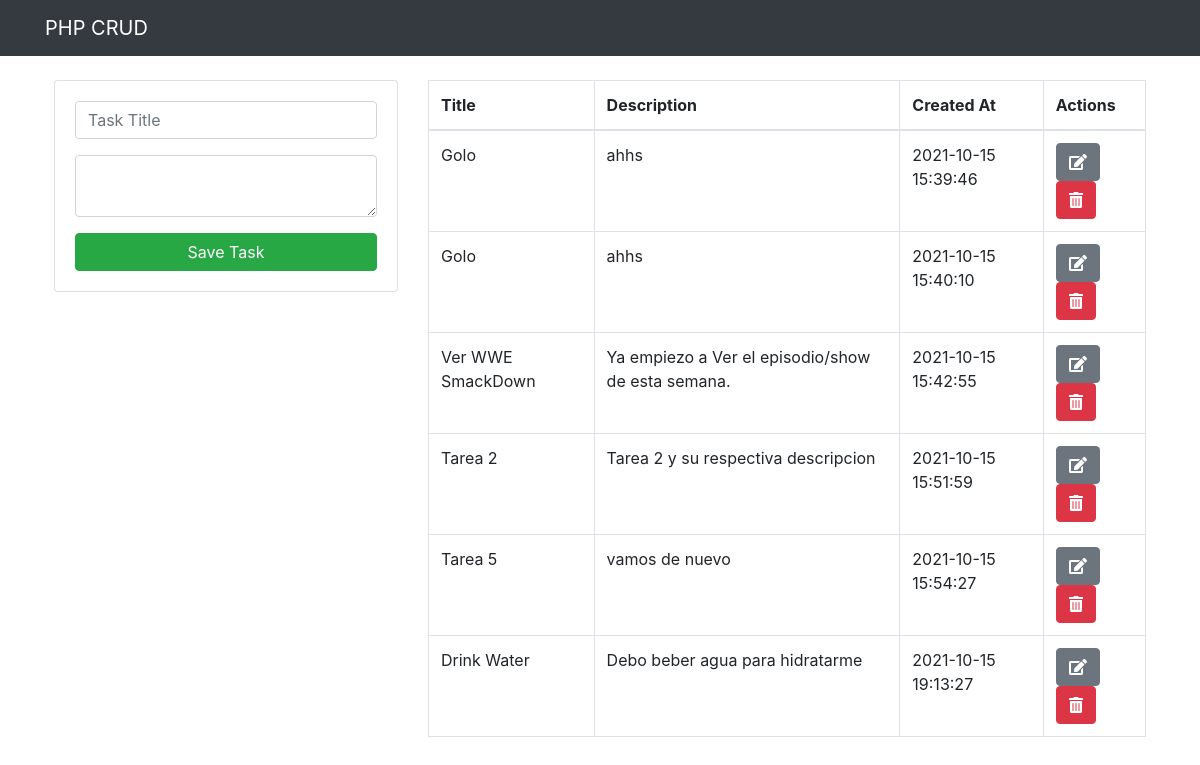
The page / on the database its author committed.
### tables this page shows
CREATE TABLE `task` (
  `id` int(11) NOT NULL AUTO_INCREMENT,
  `title` varchar(255) NOT NULL,
  `description` text NOT NULL,
  `created_at` timestamp NOT NULL DEFAULT current_timestamp(),
  PRIMARY KEY (`id`)
);

### index.php (the view, shortened to what this page needs)
<?php include("db.php"); ?>
<?php include("includes/header.php"); ?>
<div class="container p-4">
     <div class="row">
          <div class="col-md-4">
               <div class="card card-body">
                    <form action="save_task.php" method="POST">
                         <div class="form-group">
                              <input type="text" name="title" class="form-control" placeholder="Task Title" autofocus>
                         </div>
                         <div class="form-group">
                              <textarea name="description" rows="2" class="form-control" placeholder="Task Description">
                              </textarea>
                         </div>
                         <input type="submit" class="btn btn-success btn-block" name="save_task" value="Save Task">
                    </form>
               </div>
          </div>
          <div class="col-md-8">
               <table class="table table-bordered">
                    <thead>
                         <tr>
                              <th>Title</th>
                              <th>Description</th>
                              <th>Created At</th>
                              <th>Actions</th>
                         </tr>
                    </thead>
                    <tbody>
                         <?php
                         $query = "SELECT * FROM task";
                         $result_tasks = mysqli_query($conn,$query);
                         while ($row = mysqli_fetch_array($result_tasks)) {?>
                         <tr>
                              <td><?php echo $row['title'];  ?>  </td>
                              <td><?php echo $row['description'];  ?>  </td>
                              <td><?php echo $row['created_at'];  ?>  </td>
                              <td>
                                   <a href="edit.php?id=<?php echo $row['id']; ?>"  class="btn btn-secondary">
                                        <i class="fas fa-edit"></i>
                                   </a>
                                   <a href="delete_task.php?id=<?php echo $row['id']; ?>" class="btn btn-danger">
                                        <i class="fas fa-trash-alt"></i>
                                   </a>
                              </td>
                         </tr>
                         <?php }?>
                    </tbody>
               </table>
          </div>
     </div>
</div>
<?php include("includes/footer.php"); ?>

### includes/header.php (shortened to what this page needs)
<!DOCTYPE html>
<html lang="es">
<head>
     <link rel="stylesheet" href="bootstrap/css/bootstrap.min.css">
     <link rel="stylesheet" href="fontAwesome/all.css">
</head>
<body>
<nav class="navbar navbar-dark bg-dark">
     <div class="container">
          <a href="index.php" class="navbar-brand">PHP CRUD</a>
     </div>
</nav>

### includes/footer.php (shortened to what this page needs)
</body>
</html>

### rows shown on the page
task: title "Golo", description "ahhs", created_at "2021-10-15 15:39:46"
task: title "Golo", description "ahhs", created_at "2021-10-15 15:40:10"
task: title "Ver WWE SmackDown", description "Ya empiezo a Ver el episodio/show de esta semana.", created_at "2021-10-15 15:42:55"
task: title "Tarea 2", description "Tarea 2 y su respectiva descripcion", created_at "2021-10-15 15:51:59"
task: title "Tarea 5", description "vamos de nuevo", created_at "2021-10-15 15:54:27"
task: title "Drink Water", description "Debo beber agua para hidratarme", created_at "2021-10-15 19:13:27"
